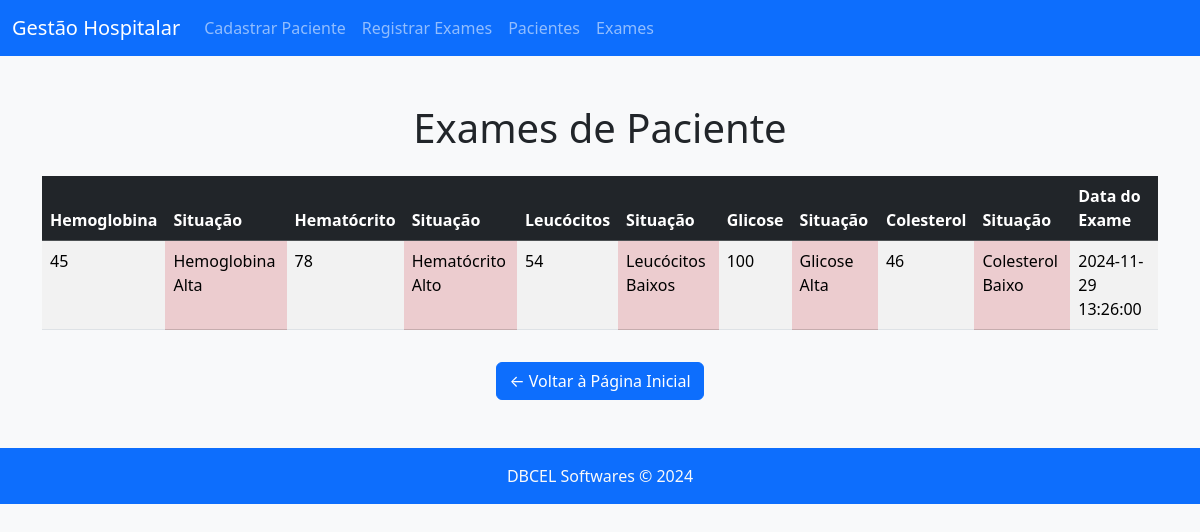
Screenshot of /historico_paciente.php?id_paciente=1 with the database file from the repository.
### tables this page shows
CREATE TABLE `exames` (
  `id_exame` int(11) NOT NULL,
  `id_paciente` int(11) NOT NULL,
  `hemoglobina` float NOT NULL,
  `hematocrito` float NOT NULL,
  `leucocitos` float NOT NULL,
  `glicose` float NOT NULL,
  `colesterol` float NOT NULL,
  `data_exame` datetime NOT NULL
);

### historico_paciente.php (the view, shortened to what this page needs)
<?php
include 'conexao.php';
$id = $_GET['id_paciente'];
$sql = "SELECT * FROM exames WHERE id_paciente = '$id'";
$result = $conn->query($sql);
function verificarSituacao($valor, $tipo) {
    switch($tipo) {
        case 'hemoglobina':
            if ($valor < 12) {
                return ["Hemoglobina Baixa", "table-danger"];
            } elseif ($valor >= 12 && $valor <= 16) {
                return ["Normal", "table-success"];
            } else {
                return ["Hemoglobina Alta", "table-danger"];
            }
        case 'hematocrito':
            if ($valor < 36) {
                return ["Hematócrito Baixo", "table-danger"];
            } elseif ($valor >= 36 && $valor <= 50) {
                return ["Normal", "table-success"];
            } else {
                return ["Hematócrito Alto", "table-danger"];
            }
        case 'leucocitos':
            if ($valor < 4500) {
                return ["Leucócitos Baixos", "table-danger"];
            } elseif ($valor >= 4500 && $valor <= 11000) {
                return ["Normal", "table-success"];
            } else {
                return ["Leucócitos Altos (Possível Infecção)", "table-danger"];
            }
        case 'glicose':
            if ($valor < 70) {
                return ["Glicose Baixa", "table-danger"];
            } elseif ($valor >= 70 && $valor <= 99) {
                return ["Normal", "table-success"];
            } else {
                return ["Glicose Alta", "table-danger"];
            }
        case 'colesterol':
            if ($valor < 150) {
                return ["Colesterol Baixo", "table-danger"];
            } elseif ($valor >= 150 && $valor <= 200) {
                return ["Normal", "table-success"];
            } else {
                return ["Colesterol Alto", "table-danger"];
            }
    }
}
?>
<!DOCTYPE html>
<html lang="pt-br">
<head>
    <link href="https://cdn.jsdelivr.net/npm/bootstrap@5.3.3/dist/css/bootstrap.min.css" rel="stylesheet">
</head>
<body class="bg-light">
<header>
    <nav class="navbar navbar-expand-lg navbar-dark bg-primary">
        <div class="container-fluid">
            <a class="navbar-brand" href="index.php">Gestão Hospitalar</a>
            <div class="collapse navbar-collapse">
                <ul class="navbar-nav">
                    <li class="nav-item"><a class="nav-link" href="form.html">Cadastrar Paciente</a></li>
                    <li class="nav-item"><a class="nav-link" href="exames.html">Registrar Exames</a></li>
                    <li class="nav-item"><a class="nav-link" href="listar_pacientes.php">Pacientes</a></li>
                    <li class="nav-item"><a class="nav-link" href="listar_situacao.php">Exames</a></li>
                </ul>
            </div>
        </div>
    </nav>
</header>
<main class="container my-5">
    <h1 class="text-center mb-4">Exames de Paciente</h1>
    <table class="table table-striped table-hover">
        <thead class="table-dark">
            <tr>
                <th>Hemoglobina</th>
                <th>Situação</th>
                <th>Hematócrito</th>
                <th>Situação</th>
                <th>Leucócitos</th>
                <th>Situação</th>
                <th>Glicose</th>
                <th>Situação</th>
                <th>Colesterol</th>
                <th>Situação</th>
                <th>Data do Exame</th>
            </tr>
        </thead>
        <tbody>
            <?php
            if($result->num_rows > 0){
                while($paciente = $result->fetch_object()){
                    list($situacaoHemoglobina, $classeHemoglobina) = verificarSituacao($paciente->hemoglobina, 'hemoglobina');
                    list($situacaoHematocrito, $classeHematocrito) = verificarSituacao($paciente->hematocrito, 'hematocrito');
                    list($situacaoLeucocitos, $classeLeucocitos) = verificarSituacao($paciente->leucocitos, 'leucocitos');
                    list($situacaoGlicose, $classeGlicose) = verificarSituacao($paciente->glicose, 'glicose');
                    list($situacaoColesterol, $classeColesterol) = verificarSituacao($paciente->colesterol, 'colesterol');
                    echo "<tr>";
                    echo "<td>".$paciente->hemoglobina."</td>";
                    echo "<td class='$classeHemoglobina'>".$situacaoHemoglobina."</td>";
                    echo "<td>".$paciente->hematocrito."</td>";
                    echo "<td class='$classeHematocrito'>".$situacaoHematocrito."</td>";
                    echo "<td>".$paciente->leucocitos."</td>";
                    echo "<td class='$classeLeucocitos'>".$situacaoLeucocitos."</td>";
                    echo "<td>".$paciente->glicose."</td>";
                    echo "<td class='$classeGlicose'>".$situacaoGlicose."</td>";
                    echo "<td>".$paciente->colesterol."</td>";
                    echo "<td class='$classeColesterol'>".$situacaoColesterol."</td>";
                    echo "<td>".$paciente->data_exame."</td>";
                    echo "</tr>";
                }
            } else {
                echo "<tr><td colspan='11' class='text-center'>Nenhum exame encontrado</td></tr>";
            }
            ?>
        </tbody>
    </table>
    <div class="text-center">
        <a href="index.php" class="btn btn-primary mt-3">&larr; Voltar à Página Inicial</a>
    </div>
</main>
<footer class="bg-primary text-center text-light py-3">
    DBCEL Softwares © 2024
</footer>
</body>
</html>

### rows the page displays
exames: hemoglobina "45", situacaoHemoglobina "Hemoglobina Alta", hematocrito "78", situacaoHematocrito "Hematócrito Alto", leucocitos "54", situacaoLeucocitos "Leucócitos Baixos", glicose "100", situacaoGlicose "Glicose Alta", colesterol "46", situacaoColesterol "Colesterol Baixo", data_exame "2024-11-29 13:26:00"
